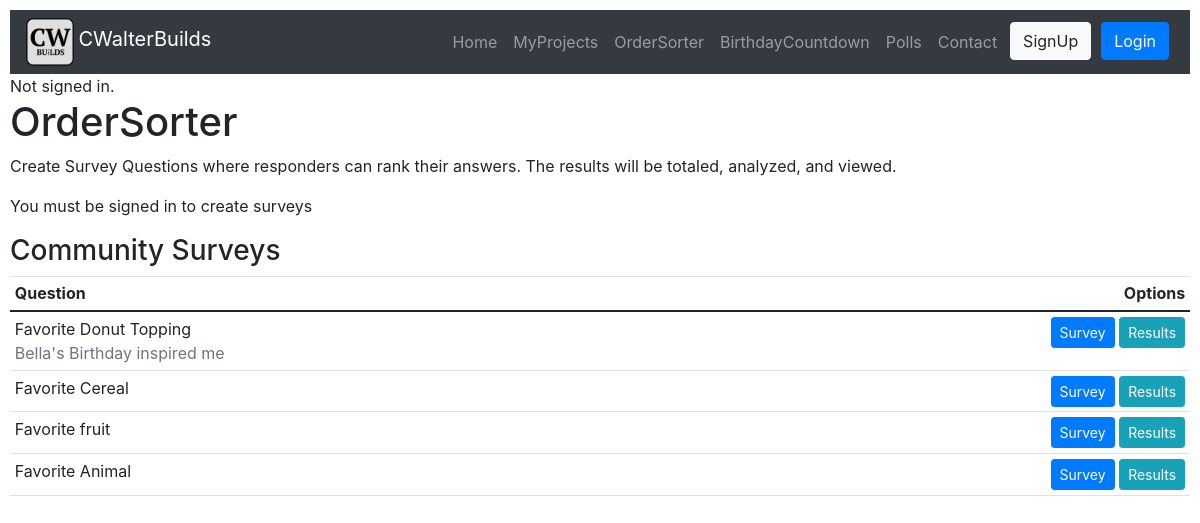
/ordersorter/, run on the app's committed database.
### ordersorter/models.py (models this page shows)
class Question(models.Model):
    question = models.CharField(max_length=200)
    description = models.CharField(max_length=300, blank=True)
    code = models.CharField(max_length=8, blank=True, default=randomCode)
    user = models.ForeignKey(User, on_delete=models.CASCADE, default=DEFAULT_USER_ID) # new
    pub_date = models.DateTimeField('date published', default=datetime.now, blank=True)
    def __str__(self):
        return f"{self.question}"

### ordersorter/views.py (the view)
# urls.py: path("", views.index, name="index")
def index(request):
    questions = Question.objects.all
    user_questions = []
    if request.user.is_authenticated:
        user_questions = Question.objects.filter(user=request.user)
    return render(request, "ordersorter/index.html", {
        "questions": questions,
        "user_questions": user_questions
    })

### ordersorter/templates/ordersorter/index.html (shortened to what this page needs)
{% extends "myprojects/layout.html" %}
{% load static %}
{% block body %}
<h1>OrderSorter</h1>
<div>
    <p>Create Survey Questions where responders can rank their answers. The results will be totaled, analyzed, and viewed.</p>
</div>
{% if user.is_authenticated %}
    <div>
        <h3>My Surveys</h3>
    </div>
    <div class="createSurveyButton">
        <a href="{% url 'ordersorter:create' %}" class="btn btn-primary">Create New Survey</a>
    </div>
    {% if user_questions %}
        <table class="table table-sm">
            <thead>
            <tr>
                <th scope="col">Question</th>
                <th scope="col" style="text-align: right;">Options</th>
            </tr>
            </thead>
            <tbody>
            {% for question in user_questions.all %}
                <tr>
                    <td>
                        <span>
                        {{ question }}
                        <div class="text-muted">
                            {{ question.description }}
                        </div>
                        </span>
                    </td>
                    <td style="text-align: right;">
                        {% if question.user == user %}
                            <a href="{% url 'ordersorter:edit' question.id %}" class="btn btn-secondary btn-sm">Edit</a>
                        {% endif %}
                        <a href="{% url 'ordersorter:poll' question.id %}" class="btn btn-primary btn-sm">Survey</a>
                        <a href="{% url 'ordersorter:results' question.id %}" class="btn btn-info btn-sm">Results</a>
                    </td>
                </tr>
            {% endfor %}
            </tbody>
        </table>
    {% else %}
        <p>No surveys are available.</p>
    {% endif %}
{% else %}
<div>
    <p>You must be signed in to create surveys</p>
</div>
{% endif %}
<div>
    <h3>Community Surveys</h3>
</div>
{% if questions %}
    <table class="table table-sm">
        <thead>
        <tr>
            <th scope="col">Question</th>
            <th scope="col" style="text-align: right;">Options</th>
        </tr>
        </thead>
        <tbody>
        {% for question in questions.all %}
            <tr>
                <td>
                    <span>
                    {{ question }}
                    <div class="text-muted">
                        {{ question.description }}
                    </div>
                    </span>
                </td>
                <td style="text-align: right;">
                    <a href="{% url 'ordersorter:poll' question.id %}" class="btn btn-primary btn-sm">Survey</a>
                    <a href="{% url 'ordersorter:results' question.id %}" class="btn btn-info btn-sm">Results</a>
                </td>
            </tr>
        {% endfor %}
        </tbody>
    </table>
{% else %}
    <p>No polls are available.</p>
{% endif %}
{% endblock %}
{% block style %}
<link href="{% static 'ordersorter/styles.css' %}" rel="stylesheet">
{% endblock %}

### data on the page
Question: question "Favorite Donut Topping", description "Bella's Birthday inspired me"
Question: question "Favorite Cereal"
Question: question "Favorite fruit"
Question: question "Favorite Animal"
